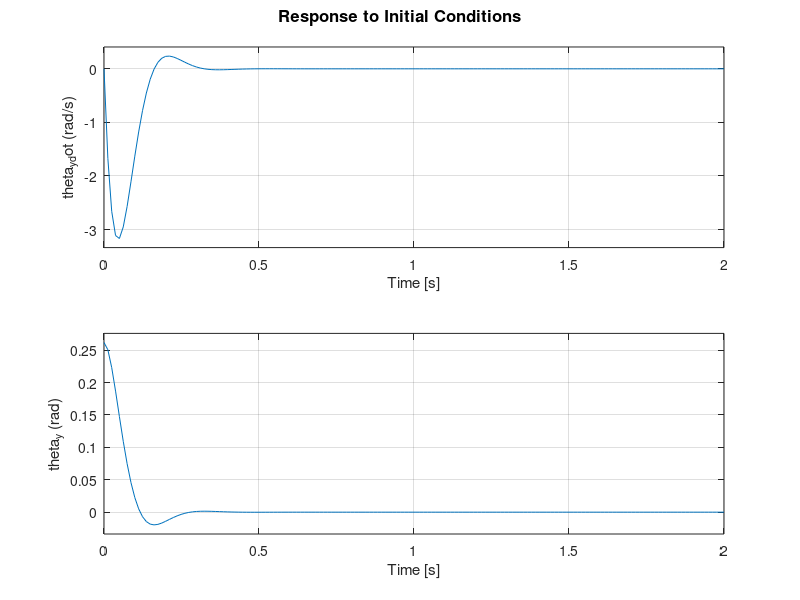
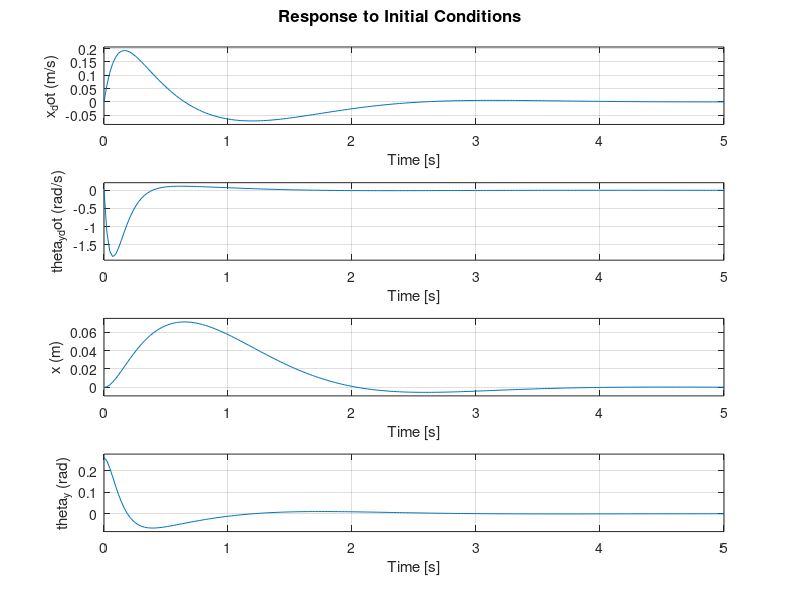

MATLAB code to generate these figures, in order:
% ME 405 : Lab 09
% Author : Cole Stanton
% Date : 3/12/21

clc;
clear;
close all;

%% Platform Matrices
% Reduce fourth order system from lab 6 to second order
A_2 = [-3.0672 , 51.8396
    1 , 0];
B_2 = [-562.3217
    0];
C_2 = eye(2);
D_2 = [0;0];

%% Calculate Gains
% Select desired percent overshoot and settling time
OS_2 = 0.075;
T_s_2 = 0.25;

% Calculate constants based on selected overshoot and settling time
zeta_2 = -log(OS_2)/sqrt(pi^2+log(OS_2)^2);
wn_2 = 4/zeta_2/T_s_2;

% Calculate desired pole locations
Re_2 = zeta_2*wn_2;
Im_2 = wn_2*sqrt(1-zeta_2^2);
poles_2 = [-Re_2 + Im_2*i ; -Re_2 - Im_2*i];

% Use place function to find corresponding gains
K_2 = place(A_2 , B_2 , poles_2)

%% Simulate System with Calculated Gains
% Adjust A matrix for gains
A_gain_2 = A_2 - B_2*K_2;

% Define variables needed when using state space function
states = {'theta_y_dot (rad/s)' 'theta_y (rad)'};
inputs = {'T_x (Nm)'};

% Define state space model with existing variables
state_space_2 = ss(A_gain_2 , B_2 , C_2 , D_2 , 'statename' , states , 'inputname' , inputs , 'outputname' , states);

% Simulate system response to 15 degree offset
x_0_2 = [0 , deg2rad(15)];
sim_time_2 = 2;
figure(1);
initial(state_space_2 , x_0_2 , sim_time_2);

%% Platform + Ball Matrices
% Matrices representing ball and platform system
A = [0,0.0552097702890155,-1.62482353960573,6.07402991011214
    0,-3.06720946050086,90.2679744225403,51.8396081683732
    1,0,0,0
    0,1,0,0];
B = [10.1217912196528
    -562.321734425158
    0
    0];
C = eye(4);
D = [0;0;0;0];

%% Calculate Gains
% Select desired percent overshoot and settling time
OS = 0.075;
T_s = 3;

% Calculate constants based on selected overshoot and settling time
zeta = -log(OS)/sqrt(pi^2+log(OS)^2);
wn = 4/zeta/T_s;

% Calculate desired pole locations
Re = zeta*wn;
Im = wn*sqrt(1-zeta^2);
poles = [-Re + Im*i ; -Re - Im*i
    -10*Re + Im*i ; -10*Re - Im*i];

% Use place function to find corresponding gains
K = place(A , B , poles)

%% Simulate System with Calculated Gains
% Adjust A matrix for gains
A_gain = A - B*K;

states = {'x_dot (m/s)' 'theta_y_dot (rad/s)' 'x (m)' 'theta_y (rad)'};
inputs = {'T_x (Nm)'};

% Define state space model with existing variables
state_space = ss(A_gain , B , C , D , 'statename' , states , 'inputname' , inputs , 'outputname' , states);

% Simulate system response to 15 degree offset
x_0 = [0 , 0 , 0 , deg2rad(15)];
sim_time = 5;
figure(2);
initial(state_space , x_0 , sim_time);
